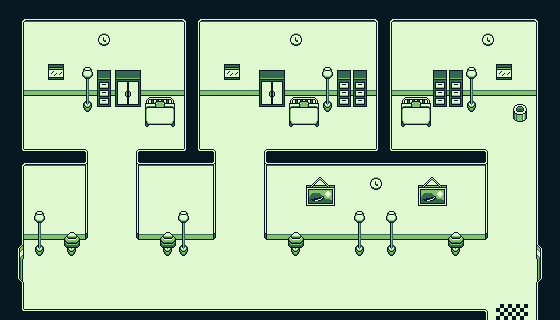

Rendered tile map (Tiled .tmx) drawn with the repository's tilesets; below, a short description and the full map source, tile grids included:
An orthogonal 35x20 tile map with 16x16 px tiles, 1 tile layer (Tile Layer 1).

<map version="1.4" tiledversion="1.4.3" orientation="orthogonal" renderorder="right-down" width="35" height="20" tilewidth="16" tileheight="16" infinite="0" nextlayerid="2" nextobjectid="1">
 <tileset firstgid="1" name="room" tilewidth="16" tileheight="16" tilecount="420" columns="10">
  <image source="room.png" width="160" height="672" />
 </tileset>
 <layer id="1" name="Tile Layer 1" width="35" height="20">
  <data encoding="csv">
3,3,3,3,3,3,3,3,3,3,3,3,3,3,3,3,3,3,3,3,3,3,3,3,3,3,3,3,3,3,3,3,3,3,3,
3,41,42,42,42,42,42,42,42,42,42,2147483689,41,42,42,42,42,42,42,42,42,42,42,2147483689,41,42,42,42,42,42,42,42,42,2147483689,3,
3,21,4,4,4,4,85,4,4,4,4,2147483669,21,4,4,4,4,4,85,4,4,4,4,2147483669,21,4,4,4,4,4,85,4,4,2147483669,3,
3,21,4,4,4,4,4,4,4,4,4,2147483669,21,4,4,4,4,4,4,4,4,4,4,2147483669,21,4,4,4,4,4,4,4,4,2147483669,3,
3,21,4,182,4,44,215,216,2147483864,4,4,2147483669,21,4,182,4,216,2147483864,4,4,44,215,215,2147483669,21,4,4,215,215,44,4,182,4,2147483669,3,
3,2147483701,52,52,52,54,225,226,2147483874,52,52,53,2147483701,52,52,52,226,2147483874,52,52,54,225,225,53,2147483701,52,52,225,225,54,52,52,52,53,3,
3,21,4,4,4,64,235,236,2147483884,84,2147483732,2147483669,21,4,4,4,236,2147483884,84,2147483732,64,235,235,2147483669,21,84,2147483732,235,235,64,4,4,357,2147483669,3,
3,21,4,4,4,4,4,4,4,94,2147483742,2147483669,21,4,4,4,4,4,94,2147483742,4,4,4,2147483669,21,94,2147483742,4,4,4,4,4,367,2147483669,3,
3,21,4,4,4,4,4,4,4,4,4,2147483669,21,4,4,4,4,4,4,4,4,4,4,2147483669,21,4,4,4,4,4,4,4,4,2147483669,3,
3,31,32,32,32,2147483711,4,4,63,2147483680,2147483680,2147483679,31,2147483711,4,4,63,2147483680,2147483680,2147483680,2147483680,2147483680,2147483680,2147483679,31,32,32,32,32,32,2147483711,4,4,2147483669,3,
3,41,2147483690,2147483690,2147483690,51,4,4,2147483699,42,42,42,42,51,4,4,2147483699,42,42,42,42,42,42,42,42,42,42,42,42,42,51,4,4,2147483669,3,
3,21,2147483652,2147483652,2147483652,61,4,4,2147483709,4,4,4,4,61,4,4,2147483709,4,4,137,138,4,4,85,4,4,137,138,4,4,61,4,4,2147483669,3,
3,21,2147483652,2147483652,2147483652,61,4,4,2147483709,4,4,4,4,61,4,4,2147483709,4,4,147,148,4,4,4,4,4,147,148,4,4,61,4,4,2147483669,3,
3,21,44,2147483652,2147483652,61,4,4,2147483709,4,4,44,4,61,4,4,2147483709,4,4,4,4,4,44,4,44,4,4,4,4,4,61,4,4,2147483669,3,
3,2147483701,54,2147483700,238,71,4,4,2147483719,52,238,54,52,71,4,4,2147483719,52,238,52,52,52,54,52,54,52,52,52,238,52,71,4,4,2147483669,3,
3,274,64,4,250,4,4,4,4,4,250,64,4,4,4,4,4,4,250,4,4,4,64,4,64,4,4,4,250,4,4,4,4,2147483922,3,
3,284,4,4,4,4,4,4,4,4,4,4,4,4,4,4,4,4,4,4,4,4,4,4,4,4,4,4,4,4,4,4,4,2147483932,3,
3,283,4,4,4,4,4,4,4,4,4,4,4,4,4,4,4,4,4,4,4,4,4,4,4,4,4,4,4,4,4,4,4,2147483931,3,
3,21,4,4,4,4,4,4,4,4,4,4,4,4,4,4,4,4,4,4,4,4,4,4,4,4,4,4,4,4,4,4,4,2147483669,3,
3,31,32,32,32,32,32,32,32,32,32,32,32,32,32,32,32,32,32,32,32,32,32,32,32,32,32,32,32,32,2147483711,2147483668,2147483668,2147483669,3
</data>
 </layer>
</map>